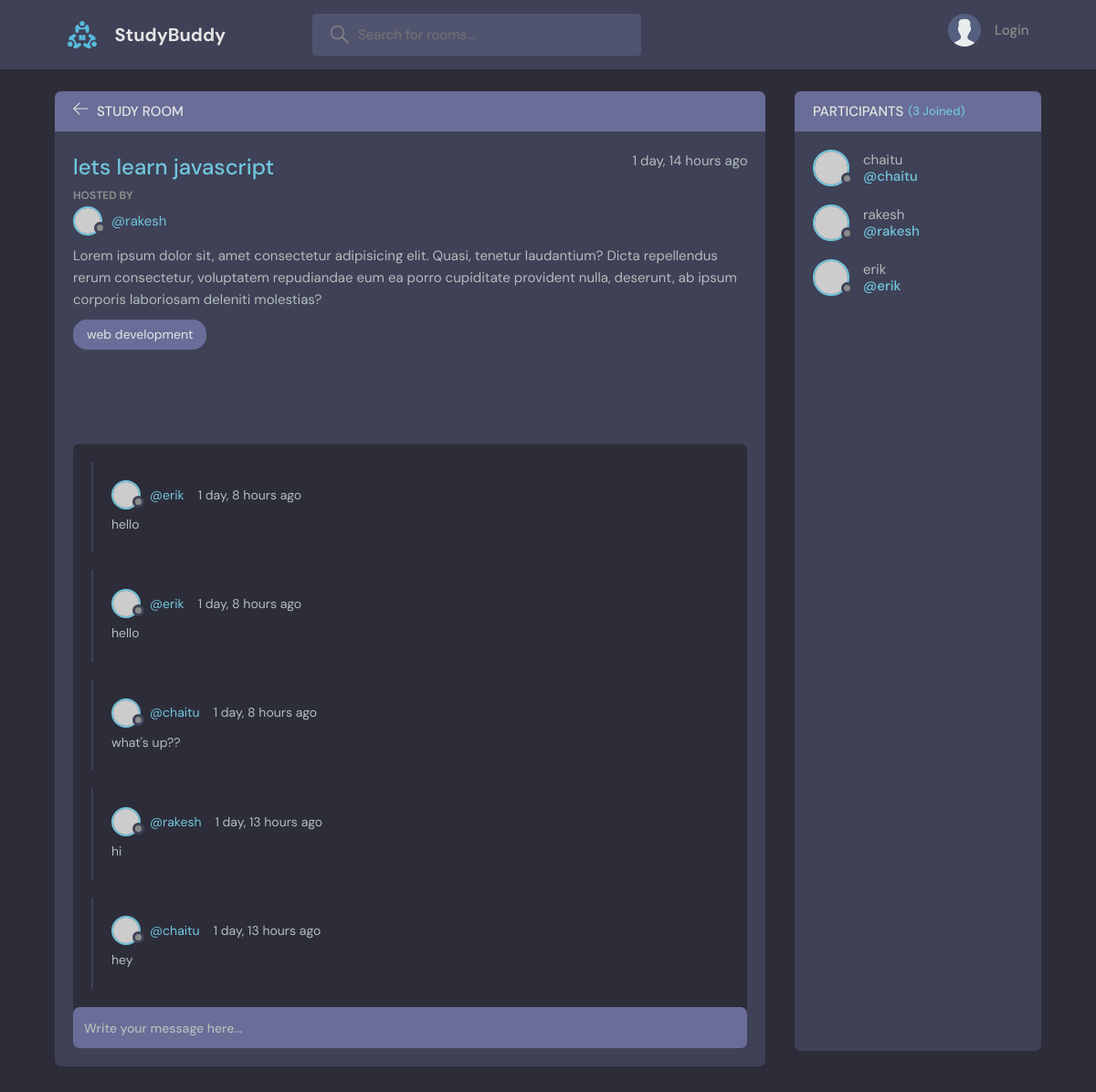
The page /room/1/ on the database its author committed.
### base/models.py (models this page shows, shortened)
class Room(models.Model):
    host = models.ForeignKey(User, on_delete=models.SET_NULL, null=True)
    topic = models.ForeignKey(Topic, on_delete=models.SET_NULL, null=True)
    name = models.CharField(max_length=200)
    description = models.TextField(null=True, blank=True)
    participants = models.ManyToManyField(User, related_name='participants', blank=True)
    updated = models.DateTimeField(auto_now=True)
    created = models.DateTimeField(auto_now_add=True)
    class Meta:
        ordering = ['-updated', '-created']

class Topic(models.Model):
    name = models.CharField(max_length=200)

class Message(models.Model):
    user = models.ForeignKey(User, on_delete=models.CASCADE)
    room = models.ForeignKey(Room, on_delete=models.CASCADE)
    body = models.TextField()
    updated = models.DateTimeField(auto_now=True)
    created = models.DateTimeField(auto_now_add=True)
    class Meta:
        ordering = ['-updated', '-created']

### base/views.py (the view, shortened to what this page needs)
# urls.py: path('room/<str:pk>/', views.get_room),
def room(request, pk):
    room_ = Room.objects.get(id=pk)
    room_msgs = room_.message_set.all()
    participants = room_.participants.all()
    context = {'room': room_, 'room_messages': room_msgs, 'participants': participants}
    return render(request, 'base/room.html', context)

### base/templates/base/room.html (shortened to what this page needs)
{% extends 'main.html' %}
{% block content %}
<main class="profile-page layout layout--2">
  <div class="container">
    <div class="room">
      <div class="room__top">
        <div class="room__topLeft">
          <a href="{% url 'home' %}">
            <svg version="1.1" xmlns="http://www.w3.org/2000/svg" width="32" height="32" viewBox="0 0 32 32">
              <title>arrow-left</title>
              <path
                d="M13.723 2.286l-13.723 13.714 13.719 13.714 1.616-1.611-10.96-10.96h27.625v-2.286h-27.625l10.965-10.965-1.616-1.607z"
              ></path>
            </svg>
          </a>
          <h3>Study Room</h3>
        </div>
      </div>
      <div class="room__box scroll">
        <div class="room__header scroll">
          <div class="room__info">
            <h3>{{room.name}}</h3>
            <span>{{room.created|timesince}} ago</span>
          </div>
          <div class="room__hosted">
            <p>Hosted By</p>
            <a href="{% url 'user-profile' room.host.id %}" class="room__author">
              <div class="avatar avatar--small">
                <img src="https://randomuser.me/api/portraits/men/37.jpg" />
              </div>
              <span>@{{room.host.username}}</span>
            </a>
          </div>
          <div class="room__details">
            Lorem ipsum dolor sit, amet consectetur adipisicing elit. Quasi, tenetur laudantium? Dicta repellendus
            rerum consectetur, voluptatem repudiandae eum ea porro cupiditate provident nulla, deserunt, ab ipsum
            corporis laboriosam deleniti molestias?
          </div>
          <span class="room__topics">{{room.topic.name}}</span>
        </div>
        <div class="room__conversation">
          <div class="threads scroll">
            {% for msg in room_messages %}
            <div class="thread">
              <div class="thread__top">
                <div class="thread__author">
                  <a href="{% url 'user-profile' msg.user.id %}" class="thread__authorInfo">
                    <div class="avatar avatar--small">
                      <img src="https://randomuser.me/api/portraits/men/37.jpg" />
                    </div>
                    <span>@{{msg.user.username}}</span>
                  </a>
                  <span class="thread__date">{{msg.created|timesince}} ago</span>
                </div>
              </div>
              <div class="thread__details">
                {{msg.body}}
              </div>
            </div>
            {% endfor %}
          </div>
        </div>
      </div>
      <div class="room__message">
        <form action="" method="POST">
          <input name="body" placeholder="Write your message here..." />
        </form>
      </div>
    </div>
    <div class="participants">
      <h3 class="participants__top">Participants <span>({{participants.count}} Joined)</span></h3>
      <div class="participants__list scroll">
        {% for user in participants %}
        <a href="{% url 'user-profile' user.id %}" class="participant">
          <div class="avatar avatar--medium">
            <img src="https://randomuser.me/api/portraits/men/37.jpg" />
          </div>
          <p>
            {{user.username}}
            <span>@{{user.username}}</span>
          </p>
        </a>
        {% endfor %}
      </div>
    </div>
  </div>
</main>
{% endblock content %}

### rows shown on the page
Room: name "lets learn javascript", created "1 day, 14 hours", host.username "rakesh", topic.name "web development"
Message: user.username "erik", created "1 day, 8 hours", body "hello"
Message: user.username "erik", created "1 day, 8 hours", body "hello"
Message: user.username "chaitu", created "1 day, 8 hours", body "what's up??"
Message: user.username "rakesh", created "1 day, 13 hours", body "hi"
Message: user.username "chaitu", created "1 day, 13 hours", body "hey"

### other values the page prints
{{ participants.count }} "3"
{{ user.username }} "chaitu"
{{ user.username }} "rakesh"
{{ user.username }} "erik"
